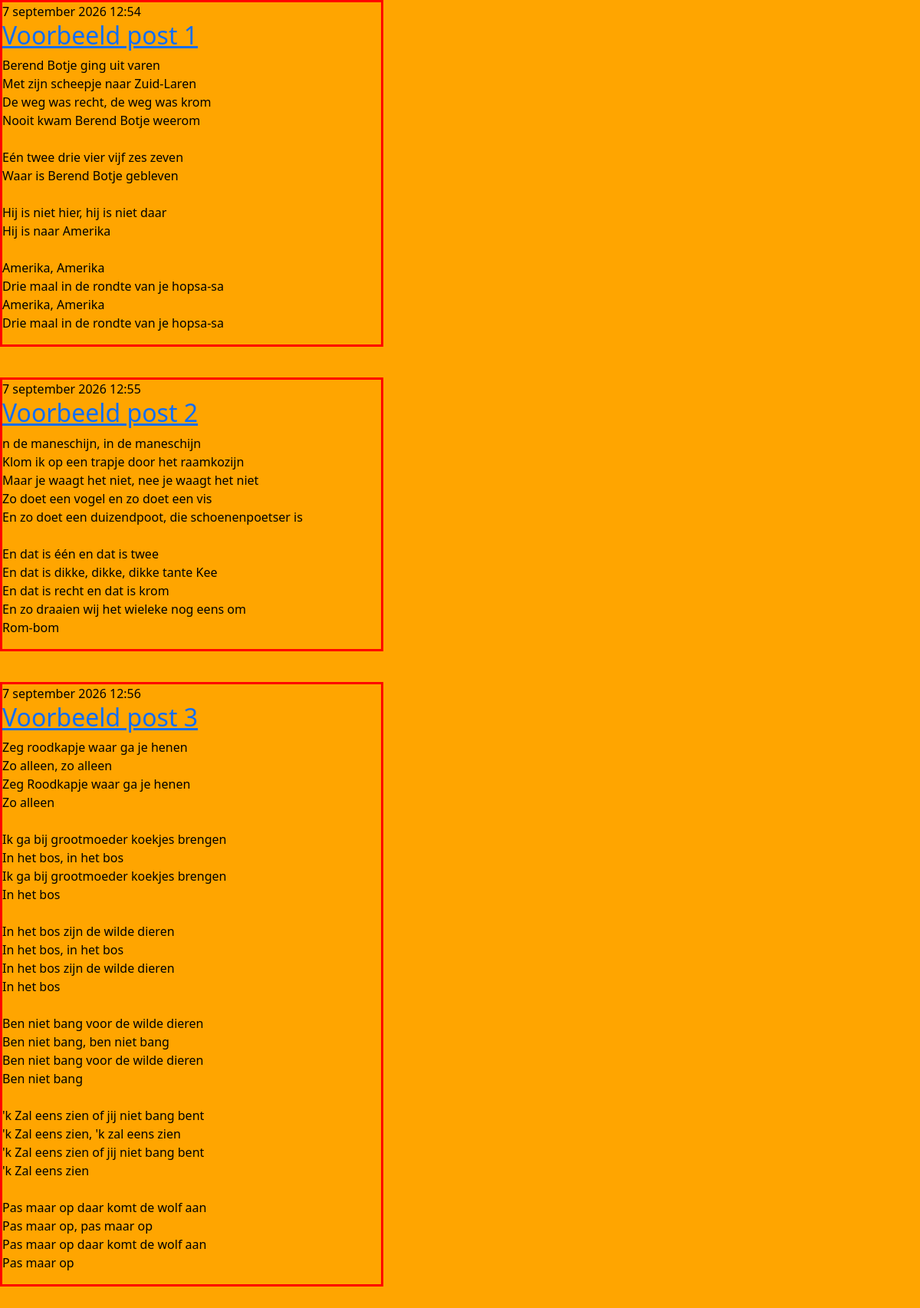
The page / on the database its author committed.
### blog/models.py (models this page shows, shortened)
class Post(models.Model):
     author = models.ForeignKey(settings.AUTH_USER_MODEL, on_delete=models.CASCADE)
     title = models.CharField(max_length=200)
     text = models.TextField()
     created_date = models.DateTimeField(default=timezone.now)
     published_date = models.DateTimeField(blank=True, null=True)

### blog/views.py (the view)
# urls.py: path('', views.post_list, name='post_list'),
def post_list(request):
   posts = Post.objects.filter(published_date__lte=timezone.now()).order_by('published_date')
   return render(request, 'blog/post_list.html', {'posts': posts})

### blog/templates/blog/post_list.html (shortened to what this page needs)
{% load static %}
<!DOCTYPE html>
<html lang="en">
<head>
<link href=
"https://cdn.jsdelivr.net/npm/bootstrap@5.1.3/dist/css/bootstrap.min.css"
rel="stylesheet"
integrity=
"sha384-1BmE4kWBq78iYhFldvKuhfTAU6auU8tT94WrHftjDbrCEXSU1oBoqyl2QvZ6jIW3"
crossorigin="anonymous">
<link rel="stylesheet" href="{% static 'css/stijl.css' %}">
</head>
<body>
{% block content %}
{% for post in posts %}
<article class="post">
<time class="date">
{{ post.published_date }}
</time>
<h2><a href="">{{ post.title }}</a></h2>
<p>{{ post.text|linebreaksbr }}</p>
</article>
{% endfor %}
{% endblock %}
</body>
</html>

### blog/static/css/stijl.css (style rules this page uses)
body { background-color: orange;color: black; }
article { width: 500px;margin-bottom: 40px;border: 3px solid red; }

### rows shown on the page
Post: published_date "7 september 2026 12:54", title "Voorbeeld post 1", text "Berend Botje ging uit varen Met zijn scheepje naar Zuid-Laren De weg was recht, de weg was krom Nooit kwam Berend Botje weerom Eén twee drie vier vijf zes zeven Waar is Berend Botje gebleven Hij is niet hier, hij is niet daar Hij is naar Amerika Amerika, Amerika Drie maal in de rondte van je hopsa-sa Amerika, Amerika Drie maal in de rondte van je hopsa-sa"
Post: published_date "7 september 2026 12:55", title "Voorbeeld post 2", text "n de maneschijn, in de maneschijn Klom ik op een trapje door het raamkozijn Maar je waagt het niet, nee je waagt het niet Zo doet een vogel en zo doet een vis En zo doet een duizendpoot, die schoenenpoetser is En dat is één en dat is twee En dat is dikke, dikke, dikke tante Kee En dat is recht en dat is krom En zo draaien wij het wieleke nog eens om Rom-bom"
Post: published_date "7 september 2026 12:56", title "Voorbeeld post 3", text "Zeg roodkapje waar ga je henen Zo alleen, zo alleen Zeg Roodkapje waar ga je henen Zo alleen Ik ga bij grootmoeder koekjes brengen In het bos, in het bos Ik ga bij grootmoeder koekjes brengen In het bos In het bos zijn de wilde dieren In het bos, in het bos In het bos zijn de wilde dieren In het bos Ben niet bang voor de wilde dieren Ben niet bang, ben niet bang Ben niet bang voor de wilde dieren Ben niet bang 'k Zal eens zien of jij niet bang bent 'k Zal eens zien, 'k zal eens zien 'k Zal eens zien of jij niet bang bent 'k Zal eens zien Pas maar op daar komt de wolf aan Pas maar op, pas maar op Pas maar op daar komt de wolf aan Pas maar op"
